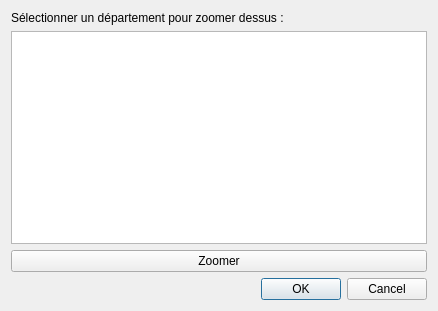
<?xml version="1.0" encoding="UTF-8"?>
<ui version="4.0">
 <class>ZoomToDepDialogBase</class>
 <widget class="QDialog" name="ZoomToDepDialogBase">
  <property name="geometry">
   <rect>
    <x>0</x>
    <y>0</y>
    <width>438</width>
    <height>311</height>
   </rect>
  </property>
  <property name="windowTitle">
   <string>Zoomer sur un département</string>
  </property>
  <layout class="QVBoxLayout" name="verticalLayout">
   <item>
    <widget class="QLabel" name="label">
     <property name="text">
      <string>Sélectionner un département pour zoomer dessus :</string>
     </property>
    </widget>
   </item>
   <item>
    <widget class="QListWidget" name="depListWidget"/>
   </item>
   <item>
    <widget class="QPushButton" name="zoomPushButton">
     <property name="text">
      <string>Zoomer</string>
     </property>
    </widget>
   </item>
   <item>
    <widget class="QDialogButtonBox" name="button_box">
     <property name="orientation">
      <enum>Qt::Horizontal</enum>
     </property>
     <property name="standardButtons">
      <set>QDialogButtonBox::Cancel|QDialogButtonBox::Ok</set>
     </property>
    </widget>
   </item>
  </layout>
 </widget>
 <resources/>
 <connections>
  <connection>
   <sender>button_box</sender>
   <signal>accepted()</signal>
   <receiver>ZoomToDepDialogBase</receiver>
   <slot>accept()</slot>
   <hints>
    <hint type="sourcelabel">
     <x>20</x>
     <y>20</y>
    </hint>
    <hint type="destinationlabel">
     <x>20</x>
     <y>20</y>
    </hint>
   </hints>
  </connection>
  <connection>
   <sender>button_box</sender>
   <signal>rejected()</signal>
   <receiver>ZoomToDepDialogBase</receiver>
   <slot>reject()</slot>
   <hints>
    <hint type="sourcelabel">
     <x>20</x>
     <y>20</y>
    </hint>
    <hint type="destinationlabel">
     <x>20</x>
     <y>20</y>
    </hint>
   </hints>
  </connection>
 </connections>
</ui>
